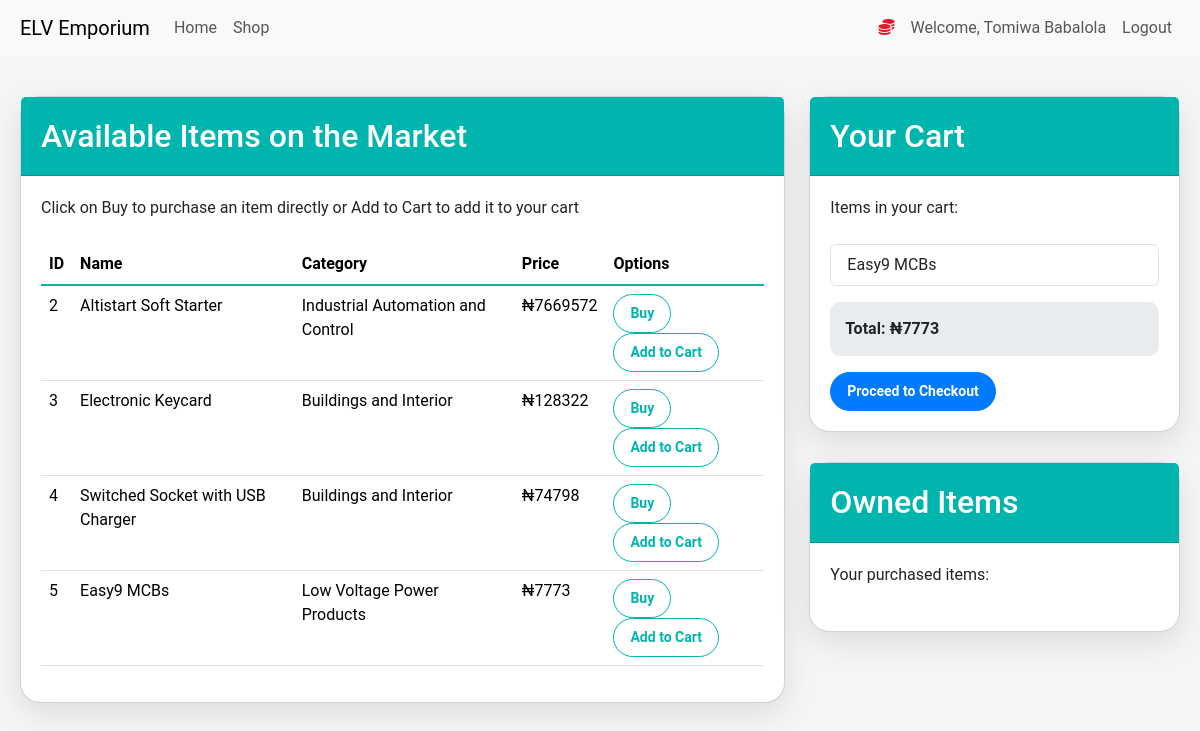
The app's page /shop (signed in) with its own data.
### market/models.py (models this page shows, shortened)
class User(db.Model, UserMixin):
    id = db.Column(db.Integer, primary_key=True)
    username = db.Column(db.String(30), nullable=False, unique=True)
    email_address = db.Column(db.String(60), nullable=False, unique=True)
    password_hash = db.Column(db.String(60), nullable=False)
    items = db.relationship('Item', backref='owned_user', lazy=True)
    cart = db.relationship('CartItem', backref='user', lazy=True)
    @property
    def password(self):
        return self.password
    def cart_items(self):
        return [cart_item.item for cart_item in self.cart]
    def cart_total(self):
        return sum(cart_item.item.price for cart_item in self.cart)

class Item(db.Model):
    id = db.Column(db.Integer, primary_key=True)
    name = db.Column(db.String(30), nullable=False, unique=True)
    category = db.Column(db.String(30), nullable=False)
    price = db.Column(db.Integer, nullable=False)
    owner = db.Column(db.Integer, db.ForeignKey('user.id'))

### market/routes.py (the view)
@app.route('/shop', methods=['GET', 'POST'])
@login_required
def shop_page():
    items = Item.query.filter_by(owner=None)
    owned_items = Item.query.filter_by(owner=current_user.id)
    return render_template('shop.html', items=items, owned_items=owned_items)

### market/models.py (called while the page is built)
@login_manager.user_loader
def load_user(user_id):
    return User.query.get(int(user_id))

### market/templates/shop.html (shortened to what this page needs)
{% extends 'base.html' %}
{% block content %}
<div class="marketplace-container">
    <div class="row">
        <div class="col-lg-8">
            <div class="card">
                <div class="card-header">
                    <h2 class="mb-0">Available Items on the Market</h2>
                </div>
                <div class="card-body">
                    <p class="mb-4">Click on Buy to purchase an item directly or Add to Cart to add it to your cart</p>
                    <div class="table-responsive">
                        <table class="table table-hover">
                            <thead>
                                <tr>
                                    <th scope="col">ID</th>
                                    <th scope="col">Name</th>
                                    <th scope="col">Category</th>
                                    <th scope="col">Price</th>
                                    <th scope="col">Options</th>
                                </tr>
                            </thead>
                            <tbody>
                                {% for item in items %}
                                <tr>
                                    <td>{{ item.id }}</td>
                                    <td>{{ item.name }}</td>
                                    <td>{{ item.category }}</td>
                                    <td>₦{{ item.price }}</td>
                                    <td>
                                        <form action="{{ url_for('checkout', item_id=item.id) }}" method="GET" style="display: inline;">
                                            <button type="submit" class="btn btn-primary btn-sm">Buy</button>
                                        </form>
                                        <form action="{{ url_for('add_to_cart', item_id=item.id) }}" method="POST" style="display: inline;">
                                            <button type="submit" class="btn btn-success btn-sm">Add to Cart</button>
                                        </form>
                                    </td>
                                </tr>
                                {% endfor %}
                            </tbody>
                        </table>
                    </div>
                </div>
            </div>
        </div>
        <div class="col-lg-4">
            <div class="card">
                <div class="card-header">
                    <h2 class="mb-0">Your Cart</h2>
                </div>
                <div class="card-body">
                    <p class="mb-4">Items in your cart:</p>
                    <ul class="list-group">
                        {% for item in current_user.cart_items() %}
                        <li class="list-group-item d-flex justify-content-between align-items-center">
                            {{ item.name }}
                            <span class="badge badge-primary badge-pill">₦{{ item.price }}</span>
                        </li>
                        {% endfor %}
                    </ul>
                    <div class="cart-summary mt-3">
                        <strong>Total: ₦{{ current_user.cart_total() }}</strong>
                    </div>
                    <a href="{{ url_for('checkout') }}" class="btn btn-primary btn-block mt-3">Proceed to Checkout</a>
                </div>
            </div>
            <div class="card mt-4">
                <div class="card-header">
                    <h2 class="mb-0">Owned Items</h2>
                </div>
                <div class="card-body">
                    <p class="mb-4">Your purchased items:</p>
                </div>
            </div>
        </div>
    </div>
</div>
{% endblock %}

### market/templates/base.html (shortened to what this page needs)
<!doctype html>
<html lang="en">
<head>
    <link href="https://cdn.jsdelivr.net/npm/bootstrap@5.3.3/dist/css/bootstrap.min.css" rel="stylesheet"
>
    <link rel="stylesheet" href="https://cdnjs.cloudflare.com/ajax/libs/font-awesome/6.4.0/css/all.min.css">
</head>
<body>
    <nav class="navbar navbar-expand-lg bg-body-tertiary">
        <a class="navbar-brand" href="{{ url_for('home_page') }}">ELV Emporium</a>
        <div class="collapse navbar-collapse" id="navbarSupportedContent">
            <ul class="navbar-nav me-auto mb-2 mb-lg-0">
                <li class="nav-item active">
                    <a class="nav-link" href="{{ url_for('home_page') }}">Home </a>
                </li>
                <li class="nav-item">
                    <a class="nav-link" href="{{ url_for('shop_page') }}">Shop</a>
                </li>
            </ul>
            {% if current_user.is_authenticated %}
            <ul class="navbar-nav">
                <li class="nav-item">
                    <a class="nav-link" style="color: rgb(235, 22, 40); font-weight: bold">
                        <i class="fas fa-coins"></i>
                    </a>
                </li>
                <li class="nav-item">
                    <a class="nav-link">Welcome, {{ current_user.username }}</a>
                </li>
                <li class="nav-item">
                    <a class="nav-link" href="{{ url_for('logout_page') }}">Logout</a>
                </li>
            </ul>
            {% endif %}
        </div>
    </nav>
    {% block content %}
    {% endblock %}
</body>
</html>

### market/templates/shop.html (style rules this page uses)
body { background-color: #f0f4f8; font-family: 'Roboto', sans-serif; }
.marketplace-container { padding: 40px 20px; }
.card { background: white; border-radius: 20px; box-shadow: 0 10px 30px rgba(0, 0, 0, 0.1); margin-bottom: 30px; }
.card-header { background-color: #00B5AD; color: white; border-top-left-radius: 20px; border-top-right-radius: 20px; padding: 20px; }
.card-body { padding: 20px; }
.table { color: #333; }
.table thead th { border-top: none; border-bottom: 2px solid #00B5AD; }
.btn-info, .btn-success, .btn-primary { border-radius: 30px; padding: 8px 16px; font-size: 14px; font-weight: 600; transition: all 0.3s; }
.btn-success { background-color: #00B5AD; border-color: #00B5AD; }
.btn-primary { background-color: #007bff; border-color: #007bff; }
.cart-summary { background-color: #e9ecef; border-radius: 10px; padding: 15px; margin-top: 20px; }

### market/templates/base.html (style rules this page uses)
body { background-color: whitesmoke; color: rgb(243, 243, 243); }
nav.navbar { padding-left: 20px; padding-right: 20px; }
button.btn { border: 1px solid #00B5AD; background-color: transparent; color: #00B5AD; }

### records on screen
User: username "Tomiwa Babalola"
Item: id "2", name "Altistart Soft Starter", category "Industrial Automation and Control", price "7669572"
Item: id "3", name "Electronic Keycard", category "Buildings and Interior", price "128322"
Item: id "4", name "Switched Socket with USB Charger", category "Buildings and Interior", price "74798"
Item: id "5", name "Easy9 MCBs", category "Low Voltage Power Products", price "7773", cart_total "7773"
